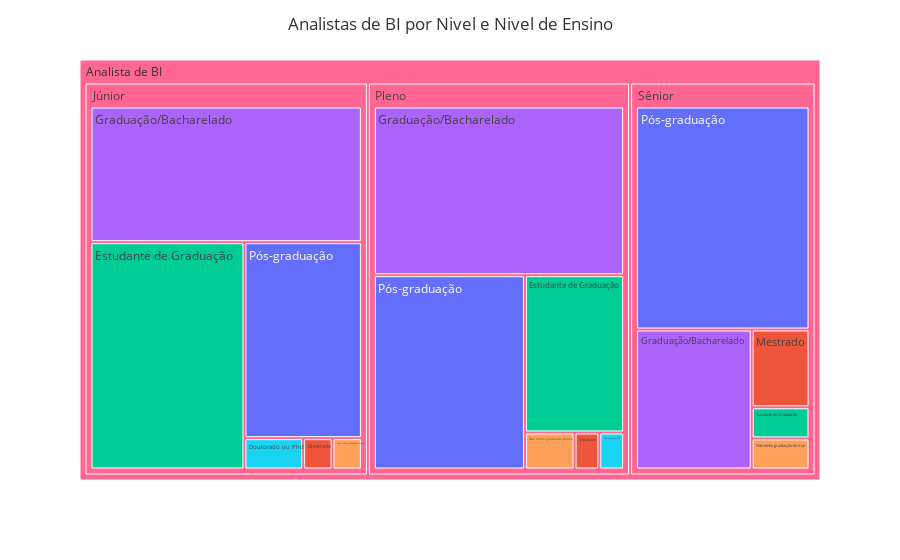

Notebook cell for this chart:
### Markdown cell above
A área de Análise de Dados/BI é, de forma geral, caracterizada pelas responsabilidades de:
- Extrair e cruza dados unindo diferentes fontes da informação; 
- Analisar dados visando identificar padrões, gerar insights e levantar perguntas; 
- Desenvolver dashboards, relatórios e visualizações de dados em ferramentas de BI.
    
As duas principais tarefas da rotina dos analistas de BI são:
- Realizar construções de dashboards em ferramentas de BI como PowerBI, Tableau, Looker, Qlik etc.
- Criar consultas através da linguagem SQL para exportar informações e compartilhar com as áreas de negócio.

Além destas tarefas, outras que analistas de BI pode fazer são:
- Processar e analisar dados utilizando linguagens de programação como Python, R etc.
- Desenvolver/cuidar da manutenção de ETL's utilizando tecnologias como Talend, Pentaho, Airflow, Dataflow etc.
- Desenvolver/cuidar da manutenção de planilhas para atender as áreas de negócio.
- Atuando na modelagem dos dados, Data Marts etc., com o objetivo de criar conjuntos de dados como Data Warehouses.	


As respostas mais frequentes dos analistas de BI no Brasil em 2021:
- Graduação/Bacharelado em Computação/Engenharia de Software/Sistemas de Informação/TI.
- Não teve experiência na área de TI/Engenharia de Software antes de começar a trabalhar na área de dados.
- Experiência de 2 a 3 anos na área de dados.
- São de nível Júnior.
- Empregados em regime (CLT).
- Salário de (4.001-6.000) reais/mês.
- Dados relacionais (estruturados em bancos SQL), Planilhas como fontes de dados mais utilizadas, além de usarem Textos/Documentos.
- Utilizam as linguagens SQL e Python, sendo SQL a mais utilizada.
- Amazon Web Services (AWS) como principal opção de Cloud.

### Code cell
# Plota um mapa de árvore de nível de ensino por nivel de carreira para Analistas de BI
df_niveis_abi = contar_agrupamento(df_analista_bi, colunas_agrupamento=['Nivel', 'Nivel de Ensino'], coluna_contagem='id')
hierarquia=['Nivel', 'Nivel de Ensino']
df_niveis_abi = df_niveis_abi.sort_values(by=hierarquia, ascending=False)
plotar_treemap_niveis(df_niveis_abi, hierarquia, titulo='Analistas de BI por Nivel e Nivel de Ensino', raiz='Analista de BI')

### Figure 1 — Plotly figure (JSON) as saved in the notebook; plotly's stock layout.template omitted (floating-point values rounded to 4 significant figures)
{"data": [{"branchvalues": "total", "customdata": [["15.58%", "Pós-graduação"], ["1.81%", "Mestrado"], ["0.36%", "Mestrado"], ["0.72%", "Estudante de Graduação"], ["11.59%", "Pós-graduação"], ["9.06%", "Pós-graduação"], ["0.36%", "Mestrado"], ["6.16%", "Estudante de Graduação"], ["6.52%", "Graduação/Bacharelado"], ["13.77%", "Estudante de Graduação"], ["0.72%", "Não tenho graduação formal"], ["0.72%", "Não tenho graduação formal"], ["0.36%", "Doutorado ou Phd"], ["16.67%", "Graduação/Bacharelado"], ["14.49%", "Graduação/Bacharelado"], ["0.36%", "Não tenho graduação formal"], ["0.72%", "Doutorado ou Phd"], ["(?)", "(?)"], ["(?)", "(?)"], ["(?)", "(?)"], ["(?)", "(?)"]], "domain": {"x": [0.0, 1.0], "y": [0.0, 1.0]}, "hovertemplate": "labels=%{label}<br>Quantidade=%{value}<br>parent=%{parent}<br>id=%{id}<br>Porcentagem=%{customdata[0]}<br>Nivel de Ensino=%{customdata[1]}<extra></extra>", "ids": ["Analista de BI/Sênior/Pós-graduação", "Analista de BI/Sênior/Mestrado", "Analista de BI/Pleno/Mestrado", "Analista de BI/Sênior/Estudante de Graduação", "Analista de BI/Pleno/Pós-graduação", "Analista de BI/Júnior/Pós-graduação", "Analista de BI/Júnior/Mestrado", "Analista de BI/Pleno/Estudante de Graduação", "Analista de BI/Sênior/Graduação/Bacharelado", "Analista de BI/Júnior/Estudante de Graduação", "Analista de BI/Sênior/Não tenho graduação formal", "Analista de BI/Pleno/Não tenho graduação formal", "Analista de BI/Pleno/Doutorado ou Phd", "Analista de BI/Pleno/Graduação/Bacharelado", "Analista de BI/Júnior/Graduação/Bacharelado", "Analista de BI/Júnior/Não tenho graduação formal", "Analista de BI/Júnior/Doutorado ou Phd", "Analista de BI/Júnior", "Analista de BI/Pleno", "Analista de BI/Sênior", "Analista de BI"], "labels": ["Pós-graduação", "Mestrado", "Mestrado", "Estudante de Graduação", "Pós-graduação", "Pós-graduação", "Mestrado", "Estudante de Graduação", "Graduação/Bacharelado", "Estudante de Graduação", "Não tenho graduação formal", "Não tenho graduação formal", "Doutorado ou Phd", "Graduação/Bacharelado", "Graduação/Bacharelado", "Não tenho graduação formal", "Doutorado ou Phd", "Júnior", "Pleno", "Sênior", "Analista de BI"], "marker": {"colors": ["#636efa", "#EF553B", "#EF553B", "#00cc96", "#636efa", "#636efa", "#EF553B", "#00cc96", "#ab63fa", "#00cc96", "#FFA15A", "#FFA15A", "#19d3f3", "#ab63fa", "#ab63fa", "#FFA15A", "#19d3f3", "#FF6692", "#FF6692", "#FF6692", "#FF6692"]}, "name": "", "parents": ["Analista de BI/Sênior", "Analista de BI/Sênior", "Analista de BI/Pleno", "Analista de BI/Sênior", "Analista de BI/Pleno", "Analista de BI/Júnior", "Analista de BI/Júnior", "Analista de BI/Pleno", "Analista de BI/Sênior", "Analista de BI/Júnior", "Analista de BI/Sênior", "Analista de BI/Pleno", "Analista de BI/Pleno", "Analista de BI/Pleno", "Analista de BI/Júnior", "Analista de BI/Júnior", "Analista de BI/Júnior", "Analista de BI", "Analista de BI", "Analista de BI", ""], "values": [43, 5, 1, 2, 32, 25, 1, 17, 18, 38, 2, 2, 1, 46, 40, 1, 2, 107, 99, 70, 276], "type": "treemap"}], "layout": {"legend": {"tracegroupgap": 0}, "margin": {"t": 60}, "title": {"text": "Analistas de BI por Nivel e Nivel de Ensino", "x": 0.5}}}
